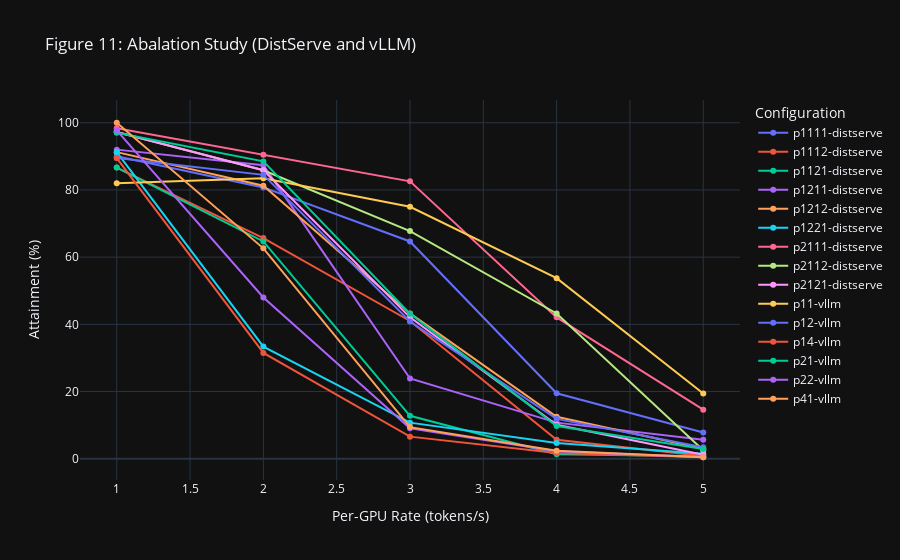

The cell this chart's notebook holds for it:
### Code cell
import plotly.graph_objects as go

fig = go.Figure()

# Plot the `figure_11_distserve_high`for some configurations
# tp_prefill = 1, pp_prefill = 1, tp_decode = 1, pp_decode = 1
# x-axis: rate
# y-axis: attainment
# find all combination of tp_prefill, pp_prefill, tp_decode, pp_decode

configs = figure_11_distserve_high[['tp_prefill', 'pp_prefill', 'tp_decode', 'pp_decode']].drop_duplicates()
df = figure_11_distserve_high

for tp_prefill, pp_prefill, tp_decode, pp_decode in configs.values:
    config_df = df[
        (df['tp_prefill'] == tp_prefill) & (df['pp_prefill'] == pp_prefill) &
        (df['tp_decode'] == tp_decode) & (df['pp_decode'] == pp_decode)
        ]
    # plot this inside a plotly plot
    fig.add_trace(go.Scatter(
        x=config_df['per_gpu_rate'], y=config_df['attainment'],
        mode='lines+markers', name=f"p{tp_prefill}{pp_prefill}{tp_decode}{pp_decode}-distserve"
    ))

# Plot the `figure_11_vllm_high`for some configurations
# tp_prefill = 1, pp_prefill = 1
# x-axis: rate
# y-axis: attainment
# find all combination of tp_prefill, pp_prefill

configs = figure_11_vllm_high[['tp_prefill', 'pp_prefill']].drop_duplicates()
df = figure_11_vllm_high

for tp_prefill, pp_prefill in configs.values:
    config_df = df[
        (df['tp_prefill'] == tp_prefill) & (df['pp_prefill'] == pp_prefill)
        ]
    # plot this inside a plotly plot
    fig.add_trace(go.Scatter(
        x=config_df['per_gpu_rate'], y=config_df['attainment'],
        mode='lines+markers', name=f"p{tp_prefill}{pp_prefill}-vllm"
    ))

# fig add title
fig.update_layout(
    title="Figure 11: Abalation Study (DistServe and vLLM)",
    xaxis_title="Per-GPU Rate (tokens/s)",
    yaxis_title="Attainment (%)",
    legend_title="Configuration"
)
fig.write_html("visual/figure_11.full.html")
if is_notebook_mode:
    fig.show()

### Figure 1 — Plotly figure (JSON) as saved in the notebook; plotly's stock layout.template omitted (floating-point values rounded to 4 significant figures)
{"data": [{"mode": "lines+markers", "name": "p1111-distserve", "x": [1.0, 2.0, 3.0, 4.0, 5.0], "y": [90.0, 80.75, 64.67, 19.5, 7.8], "type": "scatter"}, {"mode": "lines+markers", "name": "p1112-distserve", "x": [1.0, 2.0, 3.0, 4.0, 5.0], "y": [86.67, 65.67, 41.0, 5.667, 0.8], "type": "scatter"}, {"mode": "lines+markers", "name": "p1121-distserve", "x": [1.0, 2.0, 3.0, 4.0, 5.0], "y": [86.67, 64.67, 12.78, 1.333, 0.7333], "type": "scatter"}, {"mode": "lines+markers", "name": "p1211-distserve", "x": [1.0, 2.0, 3.0, 4.0, 5.0], "y": [92.0, 87.33, 23.89, 10.75, 5.667], "type": "scatter"}, {"mode": "lines+markers", "name": "p1212-distserve", "x": [1.0, 2.0, 3.0, 4.0, 5.0], "y": [91.25, 81.25, 43.25, 12.5, 2.95], "type": "scatter"}, {"mode": "lines+markers", "name": "p1221-distserve", "x": [1.0, 2.0, 3.0, 4.0, 5.0], "y": [91.25, 33.38, 10.75, 4.688, 1.5], "type": "scatter"}, {"mode": "lines+markers", "name": "p2111-distserve", "x": [1.0, 2.0, 3.0, 4.0, 5.0], "y": [98.33, 90.5, 82.56, 42.08, 14.6], "type": "scatter"}, {"mode": "lines+markers", "name": "p2112-distserve", "x": [1.0, 2.0, 3.0, 4.0, 5.0], "y": [97.25, 85.88, 67.75, 43.25, 2.55], "type": "scatter"}, {"mode": "lines+markers", "name": "p2121-distserve", "x": [1.0, 2.0, 3.0, 4.0, 5.0], "y": [97.25, 85.88, 42.08, 10.12, 1.2], "type": "scatter"}, {"mode": "lines+markers", "name": "p11-vllm", "x": [1.0, 2.0, 3.0, 4.0, 5.0], "y": [82.0, 83.5, 75.0, 53.75, 19.4], "type": "scatter"}, {"mode": "lines+markers", "name": "p12-vllm", "x": [1.0, 2.0, 3.0, 4.0, 5.0], "y": [89.5, 84.5, 40.83, 11.88, 3.4], "type": "scatter"}, {"mode": "lines+markers", "name": "p14-vllm", "x": [1.0, 2.0, 3.0, 4.0, 5.0], "y": [89.5, 31.5, 6.583, 1.688, 0.45], "type": "scatter"}, {"mode": "lines+markers", "name": "p21-vllm", "x": [1.0, 2.0, 3.0, 4.0, 5.0], "y": [97.0, 88.5, 43.17, 9.75, 2.9], "type": "scatter"}, {"mode": "lines+markers", "name": "p22-vllm", "x": [1.0, 2.0, 3.0, 4.0, 5.0], "y": [97.75, 48.0, 9.083, 2.25, 0.45], "type": "scatter"}, {"mode": "lines+markers", "name": "p41-vllm", "x": [1.0, 2.0, 3.0, 4.0, 5.0], "y": [100.0, 62.62, 9.417, 2.375, 0.45], "type": "scatter"}], "layout": {"title": {"text": "Figure 11: Abalation Study (DistServe and vLLM)"}, "xaxis": {"title": {"text": "Per-GPU Rate (tokens/s)"}}, "yaxis": {"title": {"text": "Attainment (%)"}}, "legend": {"title": {"text": "Configuration"}}}}
